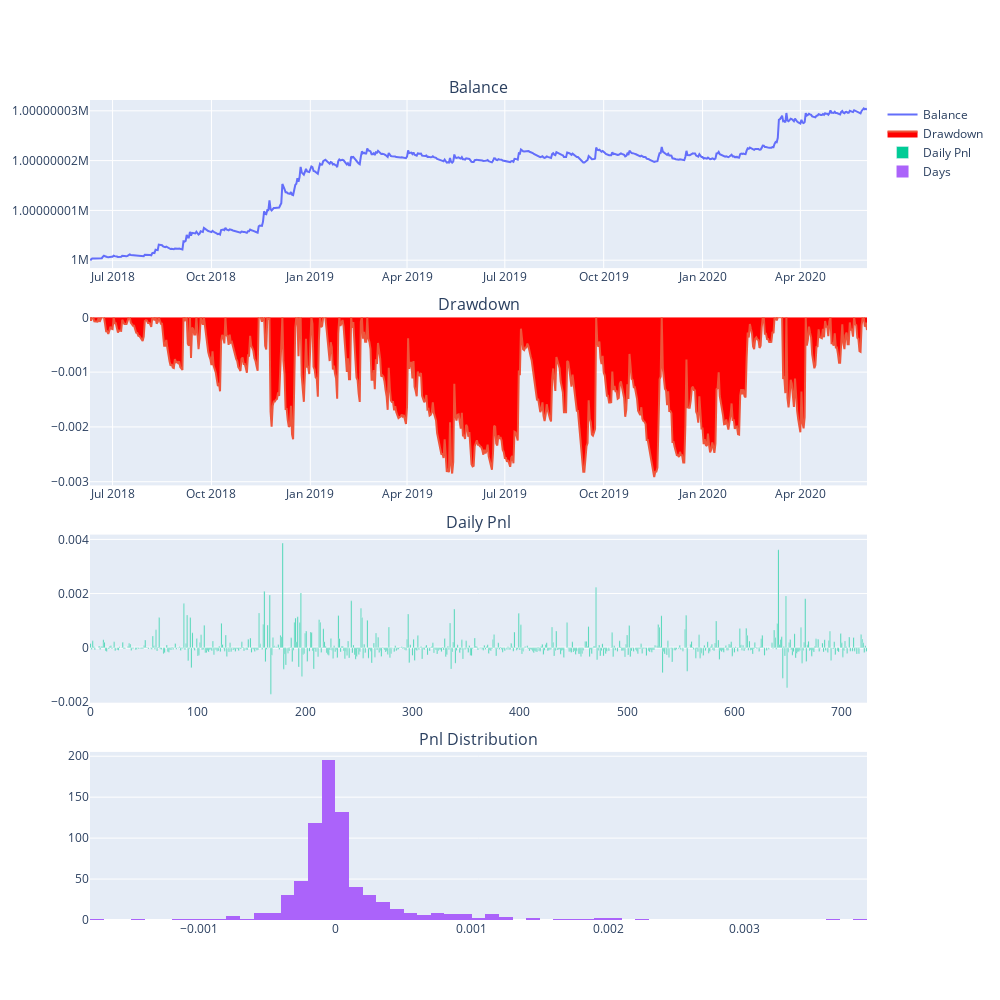

This figure's notebook cell:
### Code cell
df_list = [df1,df2]
show_portfolio(df_list)

### Figure 1 — Plotly figure (JSON) as saved in the notebook; plotly's stock layout.template omitted (floating-point values rounded to 4 significant figures; data arrays with more than 128 entries replaced by an {"elided": "..."} marker saying what was removed)
{"data": [{"mode": "lines", "name": "Balance", "type": "scatter", "x": {"elided": "724 str values"}, "xaxis": "x", "y": {"elided": "724 float values"}, "yaxis": "y"}, {"fill": "tozeroy", "fillcolor": "red", "mode": "lines", "name": "Drawdown", "type": "scatter", "x": {"elided": "724 str values"}, "xaxis": "x2", "y": {"elided": "724 float values"}, "yaxis": "y2"}, {"name": "Daily Pnl", "type": "bar", "xaxis": "x3", "y": {"elided": "724 float values"}, "yaxis": "y3"}, {"name": "Days", "nbinsx": 100, "type": "histogram", "x": {"elided": "724 float values"}, "xaxis": "x4", "yaxis": "y4"}], "layout": {"annotations": [{"font": {"size": 16}, "showarrow": false, "text": "Balance", "x": 0.5, "xanchor": "center", "xref": "paper", "y": 1, "yanchor": "bottom", "yref": "paper"}, {"font": {"size": 16}, "showarrow": false, "text": "Drawdown", "x": 0.5, "xanchor": "center", "xref": "paper", "y": 0.735, "yanchor": "bottom", "yref": "paper"}, {"font": {"size": 16}, "showarrow": false, "text": "Daily Pnl", "x": 0.5, "xanchor": "center", "xref": "paper", "y": 0.47, "yanchor": "bottom", "yref": "paper"}, {"font": {"size": 16}, "showarrow": false, "text": "Pnl Distribution", "x": 0.5, "xanchor": "center", "xref": "paper", "y": 0.205, "yanchor": "bottom", "yref": "paper"}], "height": 1000, "width": 1000, "xaxis": {"anchor": "y", "domain": [0, 1]}, "xaxis2": {"anchor": "y2", "domain": [0, 1]}, "xaxis3": {"anchor": "y3", "domain": [0, 1]}, "xaxis4": {"anchor": "y4", "domain": [0, 1]}, "yaxis": {"anchor": "x", "domain": [0.795, 1]}, "yaxis2": {"anchor": "x2", "domain": [0.53, 0.735]}, "yaxis3": {"anchor": "x3", "domain": [0.265, 0.47]}, "yaxis4": {"anchor": "x4", "domain": [0, 0.205]}}}
